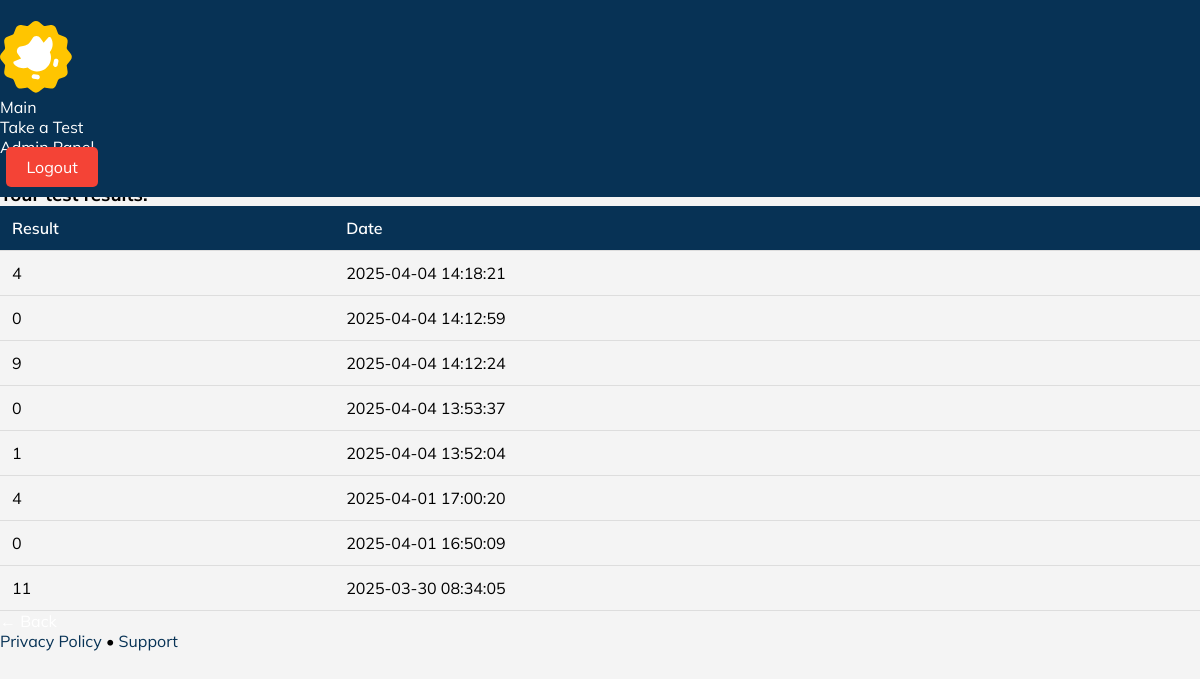
Screenshot of /profile (signed in) with the database file from the repository.
### tables this page shows
CREATE TABLE results (
    id INTEGER PRIMARY KEY AUTOINCREMENT,
    user_id INTEGER NOT NULL,
    ball INTEGER NOT NULL,
    test_date TEXT NOT NULL,
    FOREIGN KEY (user_id) REFERENCES users(id)
);

### app.py (the view)
@app.route("/profile")
def profile():
    if "user_id" not in session:
        return redirect(url_for("login"))
    user_id = session["user_id"]
    conn = conn_databaza()
    cursor = conn.cursor()
    cursor.execute("SELECT * FROM results WHERE user_id = ? ORDER BY test_date DESC", (user_id,))
    results = cursor.fetchall()
    conn.close()
    return render_template("profile.html", results=results, first_name=session["first_name"], last_name=session["last_name"])

### app.py (called while the page is built)
def conn_databaza():
    conn = sqlite3.connect("users.db")
    conn.row_factory = sqlite3.Row
    return conn

### templates/profile.html (shortened to what this page needs)
<!DOCTYPE html>
<html lang="en">
<head>
    <link rel="stylesheet" href="https://cdn.jsdelivr.net/npm/@picocss/pico@1/css/pico.min.css">
    <link rel="stylesheet" href="/static/profile.css">
</head>
<body>
    <div class="header-wrapper">
        <nav class="container">
            <ul>
                <div class="logo1">
                    <img src="/static/images/duo.svg" alt="">
                </div>
            </ul>
            <ul>
                <li><a href="/">Main</a></li>
                <li><a href="/test-cover">Take a Test</a></li>
                <li><a href="/admin">Admin Panel</a></li>
                <li><a  class="logout-btn" href="/logout">Logout</a></li>
            </ul>
        </nav>
    </div>
    <main class="container">
        <section>
            <hgroup>
                <h2>User information</h2>
                <h3>Your profile information</h3>
            </hgroup>
            <p>Name: {{ first_name }}</p>
            <p>Surname: {{ last_name }}</p>
            <h3>Your test results:</h3>
            <table>
                <thead>
                    <tr>
                        <th>Result</th>
                        <th>Date</th>
                    </tr>
                </thead>
                <tbody>
                    {% for result in results %}
                    <tr>
                        <td>{{ result["ball"] }}</td>
                        <td>{{ result["test_date"] }}</td>
                    </tr>
                    {% endfor %}
                </tbody>
            </table>
            <a href="/" role="button">← Back</a>
        </section>
    </main>
    <footer class="container">
        <a href="#">Privacy Policy</a> • <a href="#">Support</a>
    </footer>
</body>
</html>

### static/profile.css (style rules this page uses)
*, html { margin: 0; padding: 0; box-sizing: border-box; }
.container { max-width: 1200px; margin: 0 auto; }
body { font-family: 'Mulish', sans-serif; background: #f4f4f4; }
main { margin-top: 30px; }
section { margin-top: 3rem; }
.header-wrapper { background: #073255; color: white; padding: 20px 0; position: fixed; width: 100%; top: 0; left: 0; z-index: 1000; }
a { text-decoration: none; color: #ffffff; }
hgroup h2 { font-weight: 800; color: #073255; }
hgroup h3 { font-weight: 600; color:black; }
h3 { color: black; }
table { width: 100%; border-collapse: collapse; }
table th, table td { padding: 12px; border-bottom: 1px solid #ddd; text-align: left; color: black; }
table th { background: #073255; font-weight: 600; color: white; }
.logout-btn { background: #f44336; color: white; padding: 10px 20px; border: none; border-radius: 5px; cursor: pointer; margin-left: 0.4rem; }
p { font-size: 1.2rem; color: #555; margin-bottom: 1rem; }
footer a { color: #073255; text-decoration: none; }

### rows the page displays
results: ball "4", test_date "2025-04-04 14:18:21"
results: ball "0", test_date "2025-04-04 14:12:59"
results: ball "9", test_date "2025-04-04 14:12:24"
results: ball "0", test_date "2025-04-04 13:53:37"
results: ball "1", test_date "2025-04-04 13:52:04"
results: ball "4", test_date "2025-04-01 17:00:20"
results: ball "0", test_date "2025-04-01 16:50:09"
results: ball "11", test_date "2025-03-30 08:34:05"
